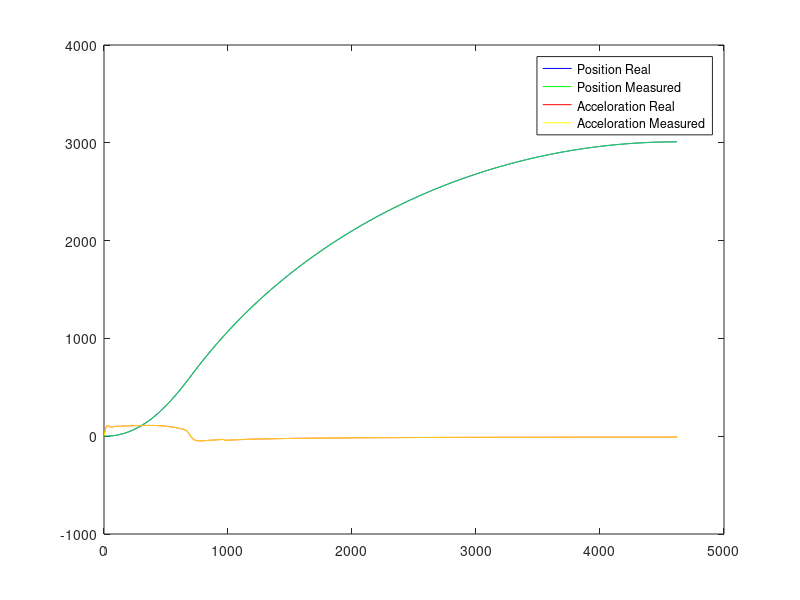
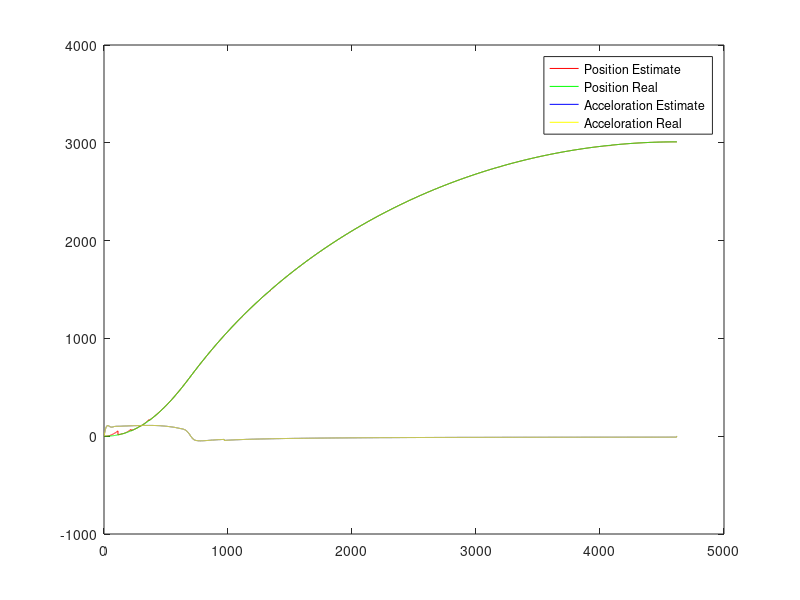

Recreate these plots in MATLAB, in order.
close all; clear all;
clc;

%% Kalman filter for a Projectil with chanching acceloration

% x1 = Height, x2 = Velocity, x3 Acceloration
g = 9.81;
A = [0 1 0;0 0 1; 0 0 0];
B = [0;0;0];        %No direct inpout
C = [1 0 0;0 0 1];        %Output ist Height and Acceleration
D = [0;0];
G = [0;0;1];       %Noise matrix

T = 0.01;           %Measurement every 10 ms;


Ad = expm(A*T)
Gd = Ad * G

%% Beobachtbarkeit:

rank([C;C*Ad;C*Ad*Ad])
%p = 950*(1./(1+exp(-0.006*950.*Time1)*(950./1-1)))

%%  Flugbahn:
%Time = 0:0.001:30;
load('StateFromHassan.mat');
load('TimeFromHassan.mat');

p = state(:,3);%[sin(Time)];
p =  p';
Time = t';
T =  Time(length(Time))/length(Time);
%p = [2200*(1./(1+exp(-0.000999*2200.*Time1)*(2200./1-1))) 3000*sin(Time2/(20/pi)) 3000*sin(Time3/(20/pi))];
%a = [zeros(1,200),ones(1,100)*10*g,zeros(1,100),ones(1,500)*-g];
%p = cumtrapz(cumtrapz(a)*T)*T;
a = [diff(diff(p)/T)/T 0 0];%[zeros(1,200) -sin(Time)]; %p dot dot
%flatting out the position.
% p(500) = (p(499)+p(501))/2;
% p(501) = (p(500)+p(502))/2;
% p(502) = (p(501)+p(503))/2;
% p(503) = (p(502)+p(504))/2;
% p(504) = (p(503)+p(505))/2;
%a = imu_a(:,3)'; %%Calculating Acceloration => p_dotdot.
% %Flatting the acceloration out.
% a(503) = (a(499)+a(504))/2;
% a(502) = (a(499)+a(503))/2;
% a(501) = (a(499)+a(502))/2;
% a(500) = (a(499)+a(501))/2;


figure(1)
plot(p,'b') %%Original bahn
hold on;


pnoise = p;awgn(p,0.01,'measured');
anoise = a;awgn(a,0.01,'measured');
plot(pnoise,'g');
plot(a,'r');
plot(anoise,'y');
legend('Position Real','Position Measured','Acceloration Real','Acceloration Measured');
hold off;
%% Kalman Loop;
 Q = (0.001/3)^2;   % Varianz Systemrauschen;
 varp = (1/(length(pnoise)-1)*sum((pnoise-p).^2)) %Calculate Vairance of position
 vara = (1/(length(anoise)-1)*sum((anoise-a).^2)) %Calculate Variance of accelaration
 R = [varp 0;0 vara];     % Varianz Messrauschen;
 
 u = zeros(1,length(pnoise));   %Input vector is zero
 y = [pnoise;anoise];           %Output are the measurements
 %initalitazion
 x = [0;0;0];                   %Is reality
 P = [1 0 0;0 1 0;0 0 1];
 
 %Simualtion
 for k =1:length(p)

    K = P*C'*pinv(C*P*C' + R);
    x = x + K*(y(:,k) - C*x);
    P = (eye(3)-K*C)*P;
    
    s(k)=x(1); v(k)=x(2); aes(k)=x(3);  %Save data from the Sensor fusion
    
    x = Ad*x + B*u(k);
    P = Ad*P*Ad' + Gd*Q*Gd';
     
     
 end
 
 figure(2)
 plot(s,'r');
 hold on;
 plot(p,'g');
 plot(aes,'b');
 plot(a,'y');
 legend('Position Estimate','Position Real','Acceloration Estimate','Acceloration Real');
 hold off;


